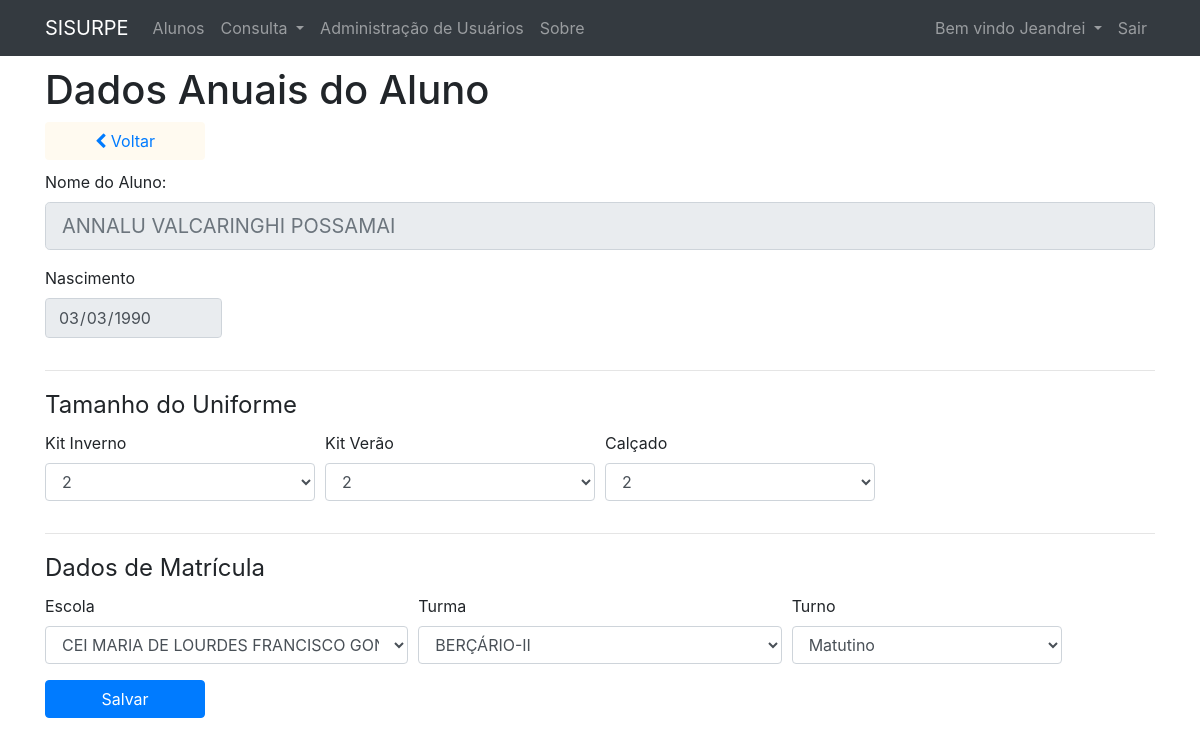
Page /anuals/index/2 (signed in) on the committed database.
### tables this page shows
CREATE TABLE `aluno` (
  `aluno_id` int(11) NOT NULL,
  `user_id` int(11) NOT NULL,
  `nome_aluno` varchar(255) NOT NULL,
  `nascimento` date DEFAULT NULL,
  `sexo` char(1) NOT NULL,
  `telefone_aluno` char(20) DEFAULT NULL,
  `email_aluno` varchar(255) DEFAULT NULL,
  `nome_pai` varchar(255) DEFAULT NULL,
  `telefone_pai` char(20) DEFAULT NULL,
  `nome_mae` varchar(255) DEFAULT NULL,
  `telefone_mae` char(20) DEFAULT NULL,
  `nome_responsavel` varchar(255) DEFAULT NULL,
  `telefone_resp` char(20) DEFAULT NULL,
  `naturalidade` varchar(255) DEFAULT NULL,
  `nacionalidade` varchar(255) DEFAULT NULL,
  `end_rua` varchar(255) DEFAULT NULL,
  `end_numero` int(11) DEFAULT NULL,
  `end_bairro_id` int(11) DEFAULT NULL,
  `rg` char(15) DEFAULT NULL,
  `uf_rg` char(2) DEFAULT NULL,
  `orgao_emissor` char(5) DEFAULT NULL,
  `titulo_eleitor` varchar(20) DEFAULT NULL,
  `zona` char(11) DEFAULT NULL,
  `secao` char(11) DEFAULT NULL,
  `certidao` varchar(255) DEFAULT NULL,
  `uf_cert` char(2) DEFAULT NULL,
  `cartorio_cert` varchar(255) DEFAULT NULL,
  `modelo` varchar(255) DEFAULT NULL,
  `numero` char(11) DEFAULT NULL,
  `folha` char(11) DEFAULT NULL,
  `livro` varchar(255) DEFAULT NULL,
  `data_emissao_cert` date DEFAULT NULL,
  `municipio_cert` varchar(255) DEFAULT NULL,
  `cpf` char(15) DEFAULT NULL,
  `tipo_sanguineo` char(3) DEFAULT NULL,
  `fazUsoMed` char(3) DEFAULT NULL,
  `medicamentos` varchar(255) DEFAULT NULL,
  `alergias` varchar(255) DEFAULT NULL,
  `deficiencias` varchar(255) DEFAULT NULL,
  `restric_alimentos` varchar(255) DEFAULT NULL
);

CREATE TABLE `etapa` (
  `id` int(11) NOT NULL,
  `idade` int(2) NOT NULL,
  `descricao` varchar(255) NOT NULL
);

### app/controllers/Anuals.php (called while the page is built, shortened)
<?php
 class Anuals extends Controller {
    public function __construct(){
    $this->anualModel = $this->model('Anual');
    }
    public function index($id){
        $aluno = $this->anualModel->getAlunoById($id);
        $dados = $this->anualModel->getDadosAnuaisById($id);
            $data = [
            'nome_aluno' => $aluno->nome_aluno,
            'nascimento' => $aluno->nascimento,
            'aluno_id' => $id,
            'escola_id' => $dados->escola_id,
            'usa_transporte' => $dados->usa_transporte,
            'linha' => $dados->linha,
            'kit_inverno' => $dados->kit_inverno,
            'kit_verao' => $dados->kit_verao,
            'tam_calcado' => $dados->tam_calcado,
            'escola' => $dados->escola,
            'etapa_id' => $dados->etapa_id,
            'turno' => $dados->turno
          ];
      $this->view('anuals/index', $data);
    }
}

### app/libraries/Core.php (called while the page is built, shortened)
<?php
 Class Core {
     protected $currentMethod = 'index';
     public function __construct(){
         $url = $this->getUrl();
         if(file_exists('../app/controllers/' . ucwords($url[0]). '.php')){
            unset($url[0]);
         }
         $this->currentController = new $this->currentController;
         if(isset($url[1])){
           if(method_exists($this->currentController, $url[1])){
             $this->currentMethod = $url[1];
             unset($url[1]);
           }
         }
         $this->params = $url ? array_values($url) :[];
         call_user_func_array([$this->currentController, $this->currentMethod], $this->params);
     }
     public function getUrl(){
        if(isset($_GET['url'])){
          $url = rtrim($_GET['url'], '/');
          $url = filter_var($url, FILTER_SANITIZE_URL);
          $url = explode('/', $url);
          return $url;
        }
     }
 }

### public/index.php (called while the page is built, shortened)
<?php
     $init = new Core;

### app/libraries/Database.php (called while the page is built, shortened)
<?php
 class Database {
    protected $user = DB_USER;
    protected $pass = DB_PASS;
    protected $dbh;
    protected $stmt;
    public function __construct() {
        $options = array(
            PDO::ATTR_PERSISTENT => true,
            PDO::ATTR_ERRMODE => PDO::ERRMODE_EXCEPTION
        );
        try{
            $this->dbh = new PDO($this->$dsn, $this->user, $this->pass, $options);
            $this->dbh->exec('SET NAMES "utf8"');
        } catch(PDOException $e){
            $this->error = $e->getMessage();
            echo $this->error;
        }
    }
    public function query($sql) {
        $this->stmt = $this->dbh->prepare($sql);
    }
     public function bind($param, $value, $type = null) {
        if(is_null($type)){
            switch(true){
                default;
                    $type = PDO::PARAM_STR;
            }
        }
        $this->stmt->bindValue($param, $value, $type);
    }
    public function execute(){
        return $this->stmt->execute();
    }
    public function resultSet(){
        $this->execute();
        return $this->stmt->fetchAll(PDO::FETCH_OBJ);
    }
    public function single(){
        $this->execute();
        return $this->stmt->fetch(PDO::FETCH_OBJ);
    }
    public function rowCount(){
        return $this->stmt->rowCount();
    }
}

### app/models/Anual.php (called while the page is built, shortened)
<?php
  class Anual {
    private $db;
    public function __construct(){
        $this->db = new Database;
    }
    public function getDadosAnuaisByid($id){
        $this->db->query('SELECT * FROM dados_anuais WHERE aluno_id = :aluno_id AND ano = YEAR(NOW())');
        $this->db->bind(':aluno_id', $id);
        $data = $this->db->single();
        if($this->db->rowCount() > 0){
            return $data;
        } else {
            return false;
        }
    }
    public function getEscolas(){
        $this->db->query("SELECT * FROM escola ORDER BY nome DESC");
        $result = $this->db->resultSet();
        if($this->db->rowCount() > 0){
            return $result;
        } else {
            return false;
        }
    }
    public function getEtapas(){
        $this->db->query("SELECT * FROM etapa ORDER BY descricao DESC");
        $result = $this->db->resultSet();
        if($this->db->rowCount() > 0){
            return $result;
        } else {
            return false;
        }
    }
    public function getAlunoById($id){
        $this->db->query("SELECT * FROM aluno WHERE aluno_id = :aluno_id");
        $this->db->bind(':aluno_id', $id);
        $row = $this->db->single();
        if($this->db->rowCount() > 0){
            return $row;
        } else {
            return false;
        }
    }
  }

### app/views/anuals/index.php (the view, shortened to what this page needs)
<?php require APPROOT . '/views/inc/header.php'; ?>
 <div class="row align-items-center mb-3">
    <div class="col-md-12">
        <h1>Dados Anuais do Aluno</h1>
        <div class="row" style="margin-bottom: 10px;">
            <div class="col-lg-2">
                <a href="<?php echo URLROOT; ?>/datausers/show" id="voltar" class="btn btn-default btn-block" style="background-color:#FFFAF0">
                    <i class="fa fa-chevron-left" aria-hidden="true"></i> Voltar
                </a>
            </div>
        </div>
        <form action="<?php echo URLROOT; ?>/anuals/index/<?php echo $data['aluno_id'];?>" method="post" enctype="multipart/form-data">
            <fieldset>
                <div class="form-group ">
                    <label for="nome_aluno">Nome do Aluno:</label>
                    <input
                      class="form-control form-control-lg"
                      type="text"
                      placeholder="<?php echo $data['nome_aluno']; ?>" readonly>
                </div>
                <div class="form-row">
                    <div class="form-group col-md-2">
                        <label for="nascimento">Nascimento</label>
                        <input
                          class="form-control"
                          type="date"
                          name="nascimento"
                          value="<?php echo $data['nascimento']; ?>" readonly>
                    </div>
                </div>
            </fieldset>
            <hr>
            <fieldset>
                <legend>Tamanho do Uniforme</legend>
                <div class="form-row">
                    <div class="form-group col-md-3">
                          <label for="kit_inverno">Kit Inverno</label>
                          <select
                            class="form-control"
                            name="kit_inverno"
                            id="kit_inverno"
                            placeholder="Tamanho do Kit de Inverno">
                            <?php
                              echo(imptamanhounif($data['kit_inverno']));
                            ?>
                          </select>
                    </div>
                    <div class="form-group col-md-3">
                        <label for="kit_verao">Kit Verão</label>
                        <select
                          class="form-control"
                          name="kit_verao"
                          id="kit_verao"
                          placeholder="Tamanho do Kit de Verão">
                          <?php
                            echo(imptamanhounif($data['kit_verao']));
                          ?>
                        </select>
                    </div>
                    <div class="form-group col-md-3">
                        <label for="tam_calcado">Calçado</label>
                        <select
                          class="form-control"
                          name="tam_calcado"
                          id="tam_calcado"
                          placeholder="Tamanho do Calçado">
                          <?php
                            echo(imptamanhounif($data['tam_calcado']));
                          ?>
                        </select>
                    </div>
                </div>
            </fieldset>
            <hr>
            <fieldset>
                <legend>Dados de Matrícula</legend>
                <div class="form-row">
                    <div class="col-lg-4">
                        <label for="escola_id">
                            Escola
                        </label>
                        <select
                            name="escola_id"
                            id="escola_id"
                            class="form-control"
                        >
                                <?php
                                $escolas =  $this->anualModel->getEscolas();
                                foreach($escolas as $escola) : ?>
                                    <option value="<?php echo $escola->id; ?>"
                                                <?php
                                                if(isset($_POST['escola_id'])){
                                                  echo $_POST['escola_id'] == $escola->id ? 'selected':'';
                                                } else {
                                                  echo $data['escola_id'] == $escola->id ? 'selected':'';
                                                }
                                                ?>
                                    >
                                        <?php echo $escola->nome;?>
                                    </option>
                                <?php endforeach; ?>
                        </select>
                    </div>
                    <div class="col-lg-4">
                        <label for="etapa_id">
                            Turma
                        </label>
                    <select
                            name="etapa_id"
                            id="etapa_id"
                            class="form-control"
                        >
                                <?php
                                $etapas =  $this->anualModel->getEtapas();
                                foreach($etapas as $etapa) : ?>
                                    <option value="<?php echo $etapa->id; ?>"
                                                <?php
                                                if(isset($_POST['etapa_id'])){
                                                  echo $_POST['etapa_id'] == $etapa->id ? 'selected':'';
                                                } else {
                                                  echo $data['etapa_id'] == $etapa->id ? 'selected':'';
                                                }
                                                ?>
                                    >
                                        <?php echo $etapa->descricao;?>
                                    </option>
                                <?php endforeach; ?>
                        </select>
                    </div>
                    <div class="form-group col-md-3">
                      <label for="turno">Turno</label>
                      <select
                        class="form-control <?php echo (!empty($data['uso_med_err'])) ? 'is-invalid' : ''; ?>"
                        name="turno"
                        id="turno">
                          <option value="M" <?php echo (($data['turno'])=="M") ? 'selected' : ''; ?> >Matutino</option>
                      </select>
                    </div>
                </div>
            </fieldset>
        <div class="row" style="margin-bottom: 10px;">
            <div class="col-lg-2">
                <button type="submit" class="btn btn-primary btn-block">Salvar</button>
            </div>
        </div>
        </form>
    </div>
</div>
<?php require APPROOT . '/views/inc/footer.php'; ?>

### public/css/style.css (style rules this page uses)
input.error, input { border-color: red; }

### rows in the picture
aluno: nome_aluno "ANNALU VALCARINGHI POSSAMAI", nascimento "03/03/1990", kit_inverno "2", kit_verao "2", tam_calcado "2", etapa_id "BERÇÁRIO-II"

### other values in the picture
SITENAME "SISURPE"
$_SESSION[DB_NAME . '_user_name'] "Jeandrei"
form field escola_id "CEI MARIA DE LOURDES FRANCISCO GONÇALVES"
